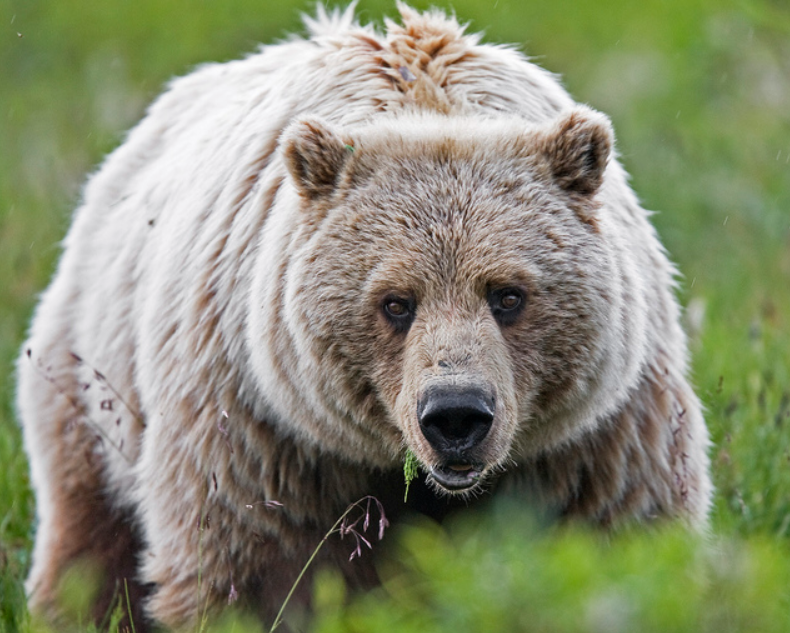
#> input picture pictures_src/bear.png, 790 x 633 px
$ python main.py
#> lines starting #> are read from the running program, lines starting #| are printed output that depends on the picture
from PIL import Image
import numpy as np

# Загрузка изображения
image = Image.open('pictures_src/bear.png')
#> image is the input picture: PIL image 790x633 RGBA; mean R, G, B, A 137.5, 141.4, 115.5, 255
image = image.convert('RGB')
#> image: PIL image 790x633 RGB
image_array = np.array(image)

# Выделение компонент R, G, B
R = image_array[:, :, 0]
G = image_array[:, :, 1]
B = image_array[:, :, 2]

# Сохранение компонент R, G, B как цветных изображений
r_component = image_array.copy()
r_component[:, :, 1] = 0  # Обнуляем G и B каналы
r_component[:, :, 2] = 0

g_component = image_array.copy()
g_component[:, :, 0] = 0  # Обнуляем R и B каналы
g_component[:, :, 2] = 0
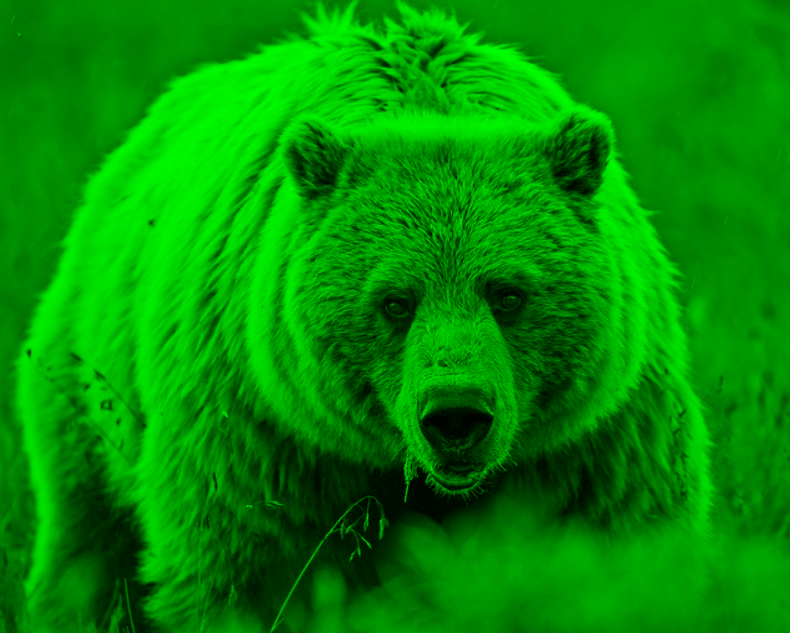
#> g_component: shape (633, 790, 3); mean R, G, B 0, 141.4, 0

b_component = image_array.copy()
b_component[:, :, 0] = 0  # Обнуляем R и G каналы
b_component[:, :, 1] = 0
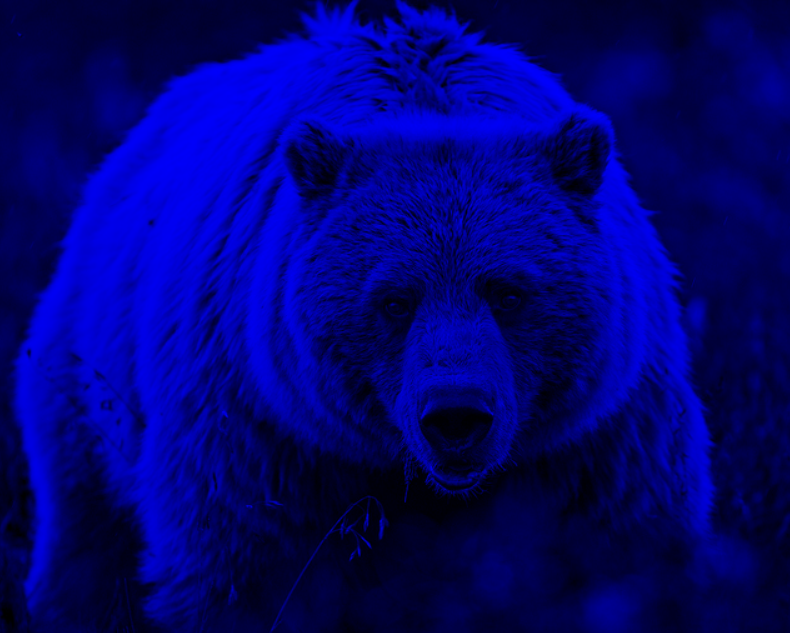
#> b_component: shape (633, 790, 3); mean R, G, B 0, 0, 115.5

# Сохранение компонент
Image.fromarray(r_component).save('pictures_results/R_component.png')
Image.fromarray(g_component).save('pictures_results/G_component.png')
Image.fromarray(b_component).save('pictures_results/B_component.png')

# Сохранение каналов R, G, B как изображений в градациях серого
Image.fromarray(R).save('pictures_results/R_channel.png')
Image.fromarray(G).save('pictures_results/G_channel.png')
Image.fromarray(B).save('pictures_results/B_channel.png')

# Преобразование в HSI
def rgb_to_hsi(image_array):
    R = image_array[:, :, 0] / 255.0
    G = image_array[:, :, 1] / 255.0
    B = image_array[:, :, 2] / 255.0

    I = (R + G + B) / 3

    min_rgb = np.minimum(np.minimum(R, G), B)
    S = 1 - 3 * (min_rgb) / (R + G + B + 1e-10)

    numerator = 0.5 * ((R - G) + (R - B))
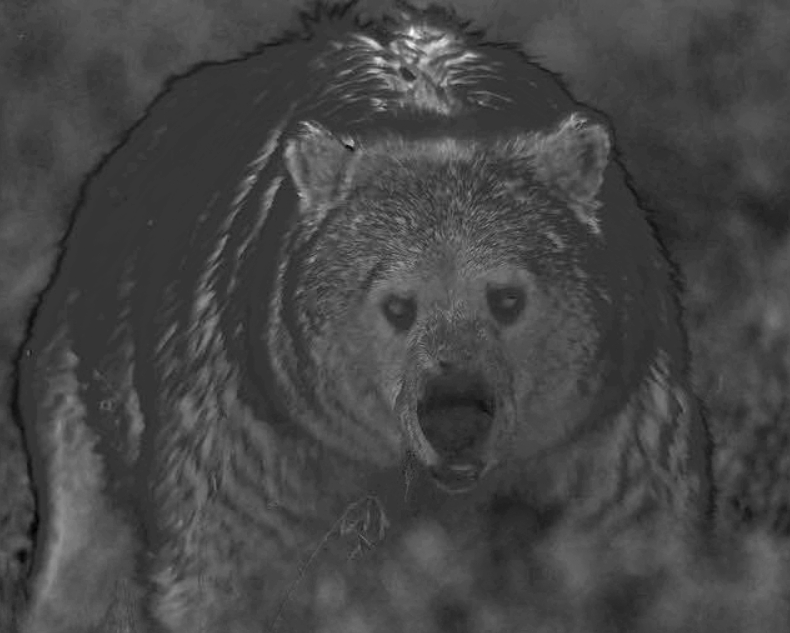
#> numerator: shape (633, 790) float64; min -0.129, max 0.469, mean 0.0355; drawn with min black and max white
    denominator = np.sqrt((R - G) ** 2 + (R - B) * (G - B))
    theta = np.arccos(numerator / (denominator + 1e-10))
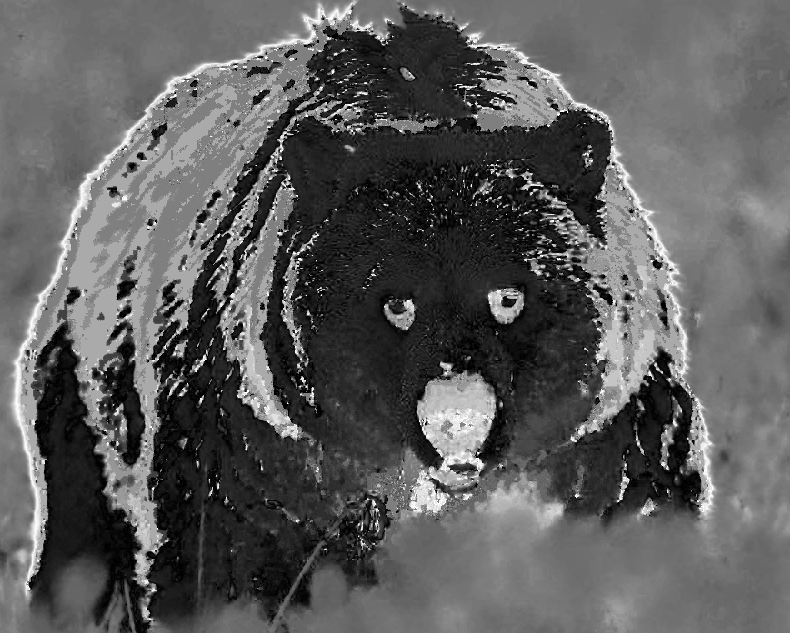
#> theta: shape (633, 790) float64; min 3.93e-05, max 3.14, mean 1.14; drawn with min black and max white

    H = np.degrees(theta)
    H[B > G] = 360 - H[B > G]
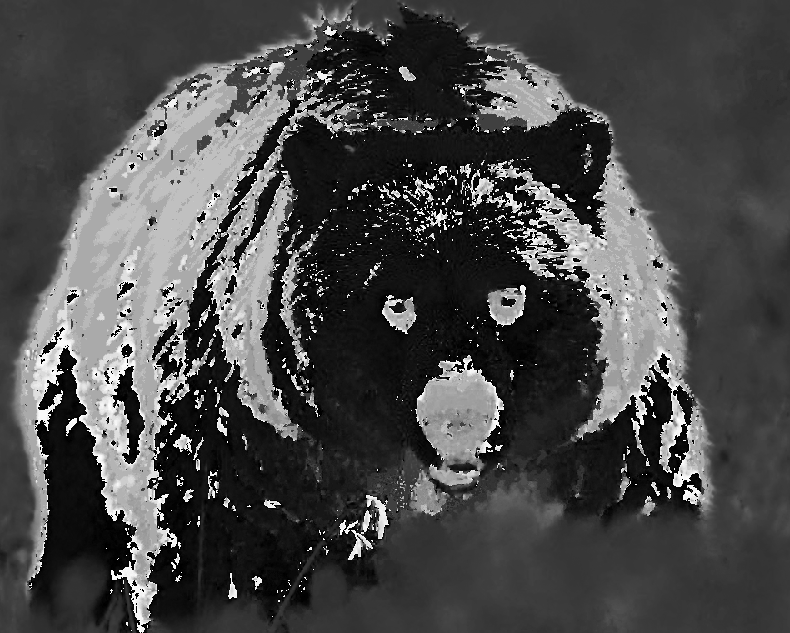
#> H: shape (633, 790) float64; min 0.00225, max 358.6, mean 102.5; drawn with min black and max white

    return H, S, I

H, S, I = rgb_to_hsi(image_array)

# Сохранение яркостной компоненты
Image.fromarray((I * 255).astype(np.uint8)).save('pictures_results/I_component.png')

# Инвертирование яркостной компоненты
I_inverted = 255 - (I * 255).astype(np.uint8)
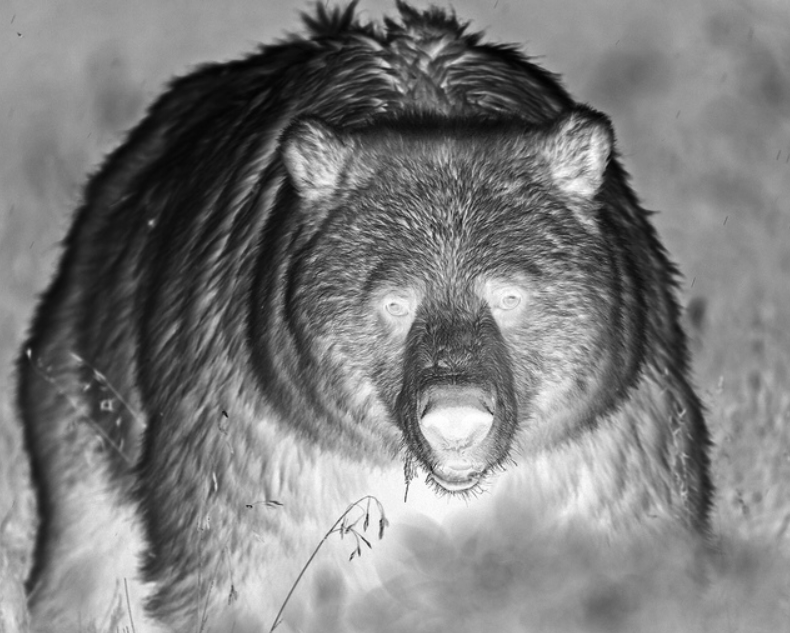
#> I_inverted: shape (633, 790); min 2, max 255, mean 124
Image.fromarray(I_inverted).save('pictures_results/I_inverted.png')

# Растяжение изображения
def stretch_image(image_array, factor):
#> called with factor = 5
    new_shape = (int(image_array.shape[0] * factor), int(image_array.shape[1] * factor), image_array.shape[2])
#> new_shape = (3165, 3950, 3)
    stretched_image = np.zeros(new_shape, dtype=np.uint8)

    for i in range(new_shape[0]):
        for j in range(new_shape[1]):
            orig_x = int(i / factor)
            orig_y = int(j / factor)
            stretched_image[i, j] = image_array[orig_x, orig_y]

    return stretched_image

stretched_image = stretch_image(image_array, 5)
Image.fromarray(stretched_image).save('pictures_results/stretched_image.png')

# Сжатие изображения
def compress_image(image_array, factor):
#> called with factor = 5
    new_shape = (int(image_array.shape[0] / factor), int(image_array.shape[1] / factor), image_array.shape[2])
#> new_shape = (126, 158, 3)
    compressed_image = np.zeros(new_shape, dtype=np.uint8)

    for i in range(new_shape[0]):
        for j in range(new_shape[1]):
            orig_x = int(i * factor)
            orig_y = int(j * factor)
            compressed_image[i, j] = image_array[orig_x, orig_y]
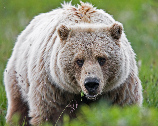
#> compressed_image: shape (126, 158, 3); mean R, G, B 137.7, 141.5, 115.7

    return compressed_image

compressed_image = compress_image(image_array, 5)
Image.fromarray(compressed_image).save('pictures_results/compressed_image.png')

# Передискретизация в два прохода
def resample_image(image_array, M, N):
    stretched = stretch_image(image_array, M)
    resampled = compress_image(stretched, N)
    return resampled

resampled_image = resample_image(image_array, 5, 5)
Image.fromarray(resampled_image).save('pictures_results/resampled_image.png')

# Передискретизация за один проход
def one_step_resample(image_array, factor):
#> called with factor = 5
    new_shape = (int(image_array.shape[0] / factor), int(image_array.shape[1] / factor), image_array.shape[2])
#> new_shape = (126, 158, 3)
    resampled_image = np.zeros(new_shape, dtype=np.uint8)

    for i in range(new_shape[0]):
        for j in range(new_shape[1]):
            orig_x = int(i * factor)
            orig_y = int(j * factor)
            resampled_image[i, j] = image_array[orig_x, orig_y]

    return resampled_image

one_step_resampled_image = one_step_resample(image_array, 5)
Image.fromarray(one_step_resampled_image).save('pictures_results/one_step_resampled_image.png')
